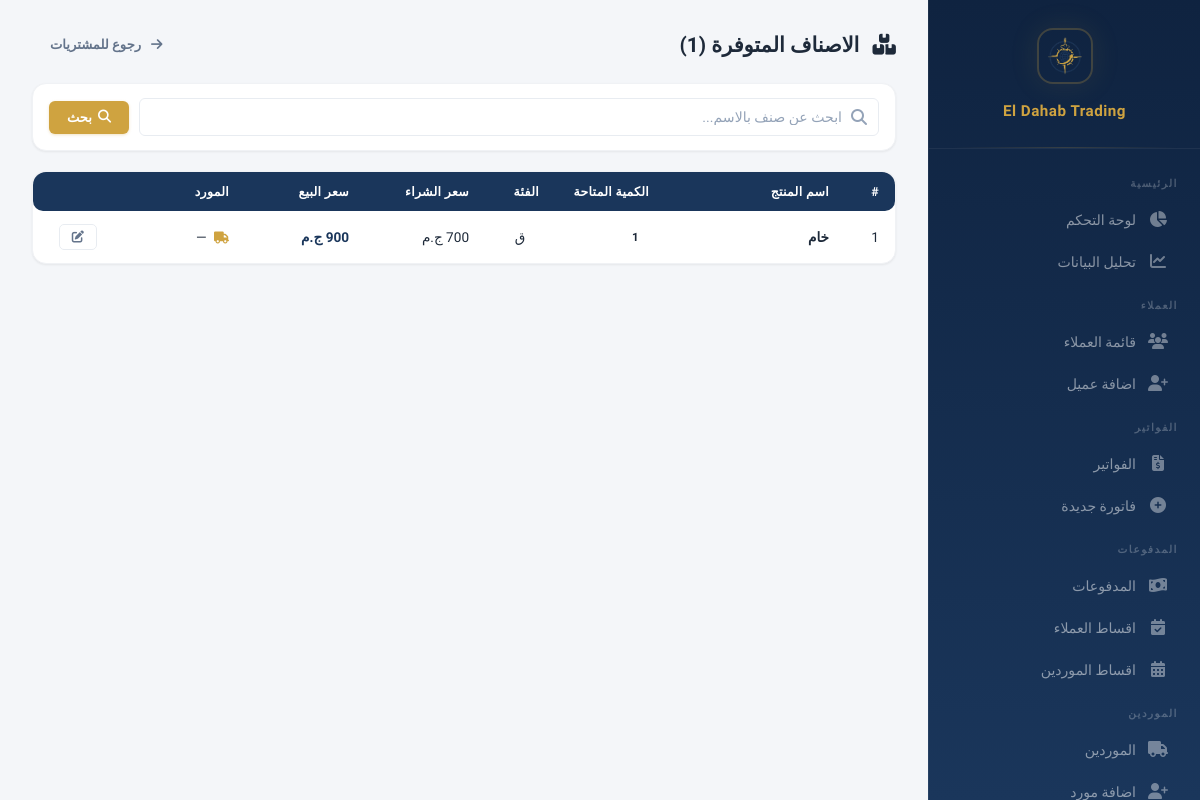
Page /items (signed in) on the earlier database version.
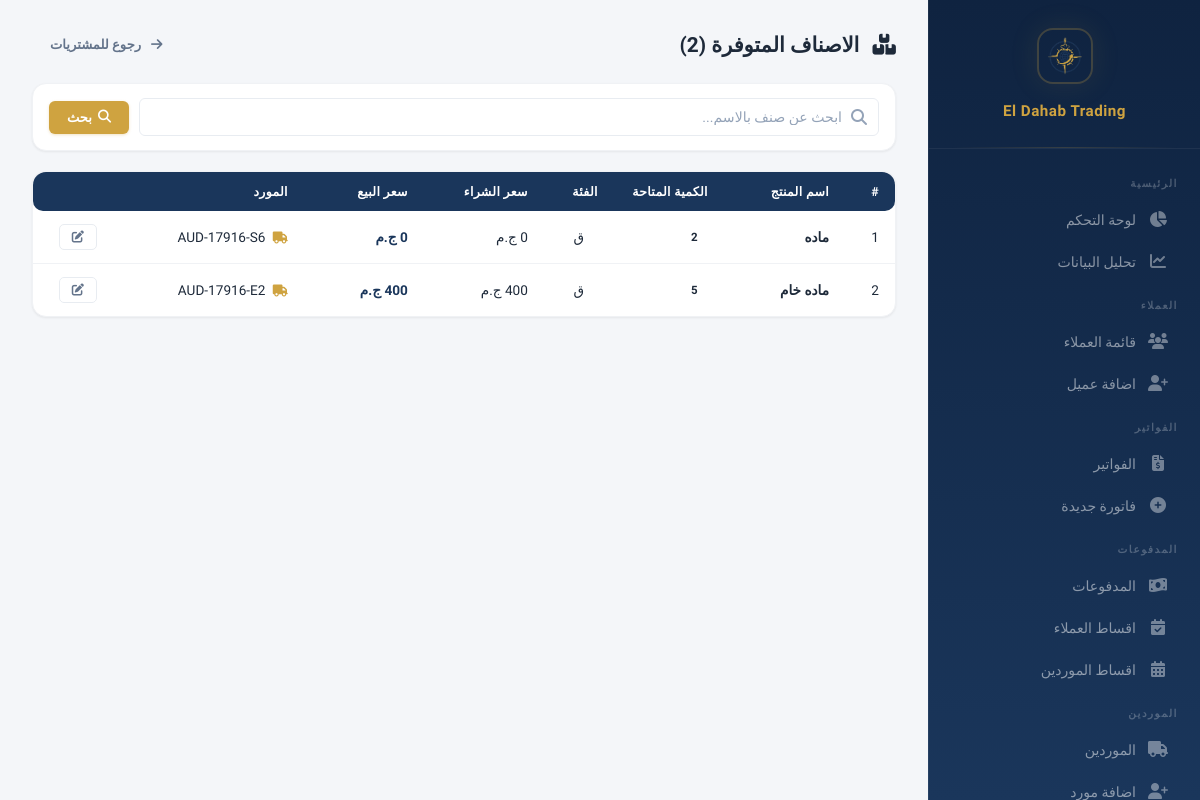
Same page on the later database version.
### models.py (models this page shows, shortened)
class PurchaseItem(db.Model):
    __tablename__ = 'purchase_items'
    id = db.Column(db.Integer, primary_key=True)
    purchase_id = db.Column(db.Integer, db.ForeignKey('purchases.id'), nullable=False)
    item_name = db.Column(db.String(300), nullable=False)
    unit_type = db.Column(db.String(10), nullable=False, default='ق')
    quantity = db.Column(db.Float, nullable=False, default=0)
    unit_price = db.Column(db.Float, nullable=False, default=0)
    selling_price = db.Column(db.Float, nullable=False, default=0)
    total = db.Column(db.Float, nullable=False, default=0)

class Supplier(db.Model):
    __tablename__ = 'suppliers'
    id = db.Column(db.Integer, primary_key=True)
    name = db.Column(db.String(200), nullable=False)
    phone = db.Column(db.String(50))
    address = db.Column(db.Text)
    notes = db.Column(db.Text)
    created_at = db.Column(db.DateTime, default=datetime.utcnow)
    purchases = db.relationship('Purchase', backref='supplier', lazy=True)
    payments = db.relationship('SupplierPayment', backref='supplier', lazy=True)
    returns = db.relationship('SupplierReturn', backref='supplier', lazy=True)
    installment_plans = db.relationship('SupplierInstallmentPlan', backref='supplier', lazy=True)

### app.py (the view)
@app.route('/items')
@login_required
def items_list():
    search = request.args.get('search', '').strip()
    purchased = dict(db.session.query(
        PurchaseItem.item_name,
        db.func.coalesce(db.func.sum(PurchaseItem.quantity), 0)
    ).group_by(PurchaseItem.item_name).all())
    sold = dict(db.session.query(
        InvoiceItem.item_name,
        db.func.coalesce(db.func.sum(InvoiceItem.quantity), 0)
    ).group_by(InvoiceItem.item_name).all())
    returned = dict(db.session.query(
        ReturnItem.item_name,
        db.func.coalesce(db.func.sum(ReturnItem.quantity), 0)
    ).group_by(ReturnItem.item_name).all())
    latest_ids = db.session.query(func.max(PurchaseItem.id)).group_by(PurchaseItem.item_name)
    latest_rows = (PurchaseItem.query.filter(PurchaseItem.id.in_(latest_ids))
                   .options(joinedload(PurchaseItem.purchase).joinedload(Purchase.supplier))
                   .all())
    latest_by_name = {pi.item_name: pi for pi in latest_rows}
    items = []
    for name in sorted(purchased.keys()):
        if search and search not in (name or ''):
            continue
        qty = (purchased.get(name, 0) or 0) - (sold.get(name, 0) or 0) + (returned.get(name, 0) or 0)
        if qty <= 0:
            continue
        pi = latest_by_name.get(name)
        items.append({
            'name': name,
            'qty': qty,
            'unit_type': (pi.unit_type if pi else None) or 'ق',
            'unit_price': (pi.unit_price if pi else None) or 0,
            'selling_price': (pi.selling_price if pi else None) or 0,
            'supplier': pi.purchase.supplier.name if pi and pi.purchase and pi.purchase.supplier else '—',
        })
    return render_template('items_list.html', items=items, search=search)

### app.py (called while the page is built)
@app.context_processor
def inject_payment_methods():
    return {'PAYMENT_METHODS': PAYMENT_METHODS, 'parse_images': parse_images}

@app.before_request
def check_session_expiry():
    if 'user_id' in session and session.get('expires_at'):
        if datetime.utcnow().timestamp() > session['expires_at']:
            session.clear()
            flash('انتهت الجلسة، يرجى تسجيل الدخول مرة اخرى', 'warning')
            return redirect(url_for('login'))

@app.context_processor
def inject_user():
    if not hasattr(g, 'current_user'):
        g.current_user = db.session.get(User, session['user_id']) if 'user_id' in session else None
    return dict(current_user=g.current_user)

### models.py (called while the page is built)
    def has_permission(self, page):
        if self.is_admin:
            return True
        return any(p.page == page for p in self.permissions)

### templates/items_list.html (shortened to what this page needs)
{% extends "base.html" %}
{% block content %}
<div class="page-header">
    <h1 style="font-size:1.3rem;font-weight:700;color:var(--text);margin:0;"><i class="fas fa-boxes" style="margin-left:8px;"></i> الاصناف المتوفرة ({{ items|length }})</h1>
    <a href="{{ url_for('purchases_list') }}" class="btn btn-ghost"><i class="fas fa-arrow-right" style="margin-left:4px;"></i> رجوع للمشتريات</a>
</div>
<div class="data-card" style="margin-bottom:20px;">
    <form method="GET" action="{{ url_for('items_list') }}" style="display:flex;gap:10px;align-items:center;padding:14px 16px;">
        <div style="flex:1;position:relative;">
            <input type="text" name="search" value="{{ search }}" class="form-control" placeholder="ابحث عن صنف بالاسم..." autocomplete="off" style="padding-right:36px;" autofocus>
            <i class="fas fa-search" style="position:absolute;top:50%;right:12px;transform:translateY(-50%);color:var(--text-muted);"></i>
        </div>
        <button type="submit" class="btn btn-gold"><i class="fas fa-search"></i> بحث</button>
    </form>
</div>
<div class="data-card">
    <div class="data-card-body" style="padding:0;">
        <table>
            <thead>
                <tr>
                    <th style="width:50px;">#</th>
                    <th>اسم المنتج</th>
                    <th style="width:110px;">الكمية المتاحة</th>
                    <th style="width:70px;">الفئة</th>
                    <th style="width:120px;">سعر الشراء</th>
                    <th style="width:120px;">سعر البيع</th>
                    <th>المورد</th>
                    <th style="width:80px;"></th>
                </tr>
            </thead>
            <tbody>
                {% for item in items %}
                <tr>
                    <td>{{ loop.index }}</td>
                    <td style="font-weight:700;">{{ item.name }}</td>
                    <td>
                        <span class="badge {{ 'badge-success' if item.qty > 10 else 'badge-warning' }}">{{ "{:,.0f}".format(item.qty) }}</span>
                    </td>
                    <td style="text-align:center;">{{ item.unit_type }}</td>
                    <td>{{ "{:,.0f}".format(item.unit_price) }} ج.م</td>
                    <td style="color:var(--navy);font-weight:700;">{{ "{:,.0f}".format(item.selling_price) }} ج.م</td>
                    <td><i class="fas fa-truck" style="color:var(--gold);margin-left:4px;font-size:0.75rem;"></i> {{ item.supplier }}</td>
                    <td><a href="{{ url_for('items_edit', name=item.name) }}" class="btn btn-sm btn-outline" title="تعديل"><i class="fas fa-edit"></i></a></td>
                </tr>
                {% endfor %}
            </tbody>
        </table>
    </div>
</div>
{% endblock %}

Differences in the rows shown:
changed PurchaseItem: name "خام" → "ماده"; qty "1" → "2"; unit_price "700" → "0"; selling_price "900" → "0"; supplier "—" → "AUD-17916-S6"
added PurchaseItem: name "ماده خام", qty "5", unit_type "ق", unit_price "400", selling_price "400", supplier "AUD-17916-E2"
Other differences:
{{ items|length }}: "1" → "2"
